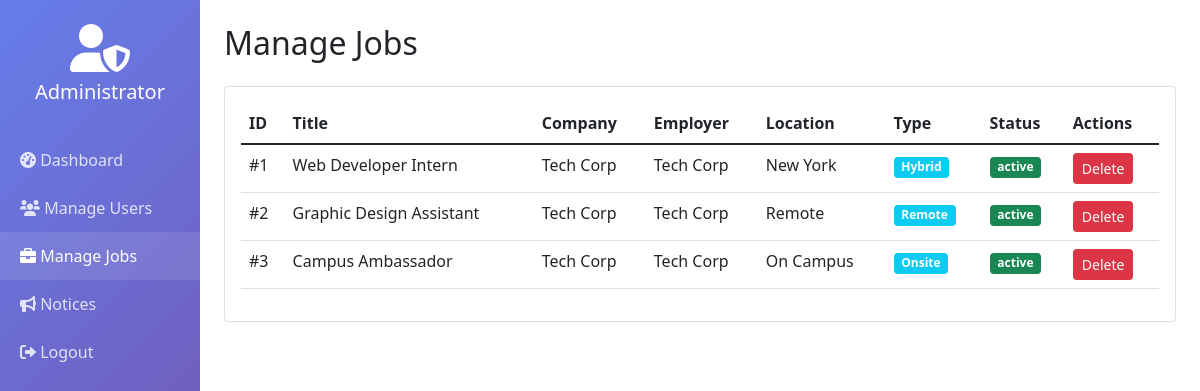
The app's page /pages/admin/jobs.php (signed in) with its own data.
### tables this page shows
CREATE TABLE jobs (
    id INT AUTO_INCREMENT PRIMARY KEY,
    employer_id INT NOT NULL,
    title VARCHAR(200) NOT NULL,
    company VARCHAR(100),
    description TEXT,
    requirements TEXT,
    location VARCHAR(100),
    salary VARCHAR(50),
    job_type ENUM('remote', 'hybrid', 'onsite') DEFAULT 'onsite',
    category VARCHAR(50),
    posted_at TIMESTAMP DEFAULT CURRENT_TIMESTAMP,
    deadline DATE,
    status ENUM('active', 'closed') DEFAULT 'active',
    FOREIGN KEY (employer_id) REFERENCES users(id) ON DELETE CASCADE
);

CREATE TABLE users (
    id INT AUTO_INCREMENT PRIMARY KEY,
    username VARCHAR(50) UNIQUE NOT NULL,
    email VARCHAR(100) UNIQUE NOT NULL,
    password VARCHAR(255) NOT NULL,
    user_type ENUM('student', 'employer') NOT NULL,
    full_name VARCHAR(100),
    phone VARCHAR(20),
    created_at TIMESTAMP DEFAULT CURRENT_TIMESTAMP
);

### pages/admin/jobs.php (the view, shortened to what this page needs)
<?php
require_once '../../includes/config.php';
$jobs = $conn->query("SELECT j.*, u.full_name as employer_name FROM jobs j JOIN users u ON j.employer_id = u.id ORDER BY j.posted_at DESC")->fetchAll();
?>
<!DOCTYPE html>
<html lang="en">
<head>
    <link href="https://cdn.jsdelivr.net/npm/bootstrap@5.1.3/dist/css/bootstrap.min.css" rel="stylesheet">
    <link rel="stylesheet" href="https://cdnjs.cloudflare.com/ajax/libs/font-awesome/6.0.0/css/all.min.css">
</head>
<body>
    <div class="container-fluid">
        <div class="row">
            <div class="col-md-2 p-0">
                <div class="admin-sidebar">
                    <div class="text-center py-4">
                        <i class="fas fa-user-shield fa-3x mb-2"></i>
                        <h5><?php echo $_SESSION['admin_name']; ?></h5>
                    </div>
                    <nav>
                        <a href="dashboard.php"><i class="fas fa-tachometer-alt"></i> Dashboard</a>
                        <a href="users.php"><i class="fas fa-users"></i> Manage Users</a>
                        <a href="jobs.php" class="active"><i class="fas fa-briefcase"></i> Manage Jobs</a>
                        <a href="notices.php"><i class="fas fa-bullhorn"></i> Notices</a>
                        <a href="logout.php"><i class="fas fa-sign-out-alt"></i> Logout</a>
                    </nav>
                </div>
            </div>
            <div class="col-md-10 p-4">
                <h2 class="mb-4">Manage Jobs</h2>
                <div class="card">
                    <div class="card-body">
                        <div class="table-responsive">
                            <table class="table table-hover">
                                <thead>
                                    <tr>
                                        <th>ID</th>
                                        <th>Title</th>
                                        <th>Company</th>
                                        <th>Employer</th>
                                        <th>Location</th>
                                        <th>Type</th>
                                        <th>Status</th>
                                        <th>Actions</th>
                                    </tr>
                                </thead>
                                <tbody>
                                    <?php foreach($jobs as $job): ?>
                                    <tr>
                                        <td>#<?php echo $job['id']; ?></td>
                                        <td><?php echo htmlspecialchars($job['title']); ?></td>
                                        <td><?php echo htmlspecialchars($job['company']); ?></td>
                                        <td><?php echo htmlspecialchars($job['employer_name']); ?></td>
                                        <td><?php echo htmlspecialchars($job['location']); ?></td>
                                        <td><span class="badge bg-info"><?php echo ucfirst($job['job_type']); ?></span></td>
                                        <td><span class="badge bg-<?php echo $job['status'] == 'active' ? 'success' : 'secondary'; ?>"><?php echo $job['status']; ?></span></td>
                                        <td>
                                            <a href="?delete=<?php echo $job['id']; ?>"
                                               class="btn btn-sm btn-danger"
                                               onclick="return confirm('Delete this job?')">
                                                Delete
                                            </a>
                                        </td>
                                    </tr>
                                    <?php endforeach; ?>
                                </tbody>
                            </table>
                        </div>
                    </div>
                </div>
            </div>
        </div>
    </div>
</body>
</html>

### pages/admin/jobs.php (style rules this page uses)
.admin-sidebar { background: linear-gradient(135deg, #667eea 0%, #764ba2 100%); min-height: 100vh; color: white; }
.admin-sidebar a { color: rgba(255,255,255,0.8); text-decoration: none; padding: 12px 20px; display: block; }
.admin-sidebar a:hover, .admin-sidebar a.active { background: rgba(255,255,255,0.1); color: white; }

### records on screen
jobs: id "1", title "Web Developer Intern", company "Tech Corp", employer.full_name "Tech Corp", location "New York", job_type "Hybrid", status "active"
jobs: id "2", title "Graphic Design Assistant", company "Tech Corp", employer.full_name "Tech Corp", location "Remote", job_type "Remote", status "active"
jobs: id "3", title "Campus Ambassador", company "Tech Corp", employer.full_name "Tech Corp", location "On Campus", job_type "Onsite", status "active"

### other values on screen
$_SESSION['admin_name'] "Administrator"
